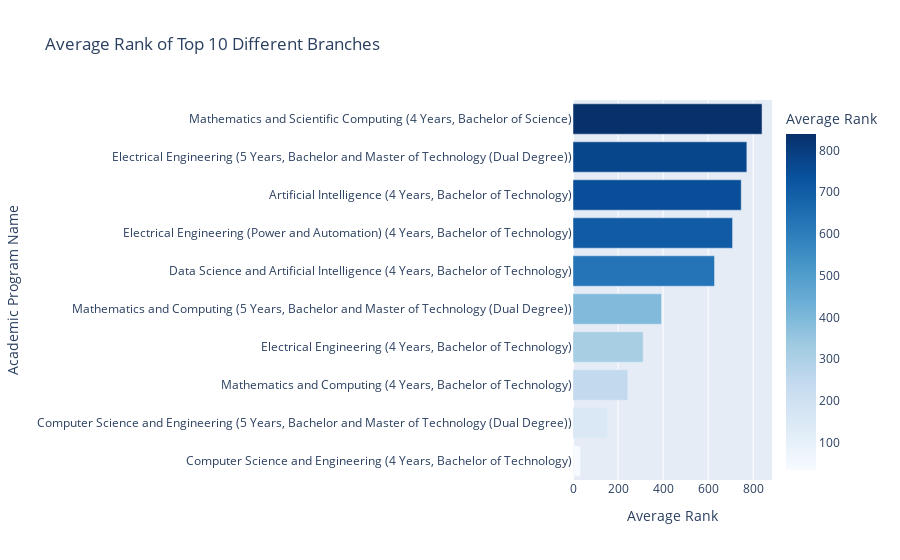
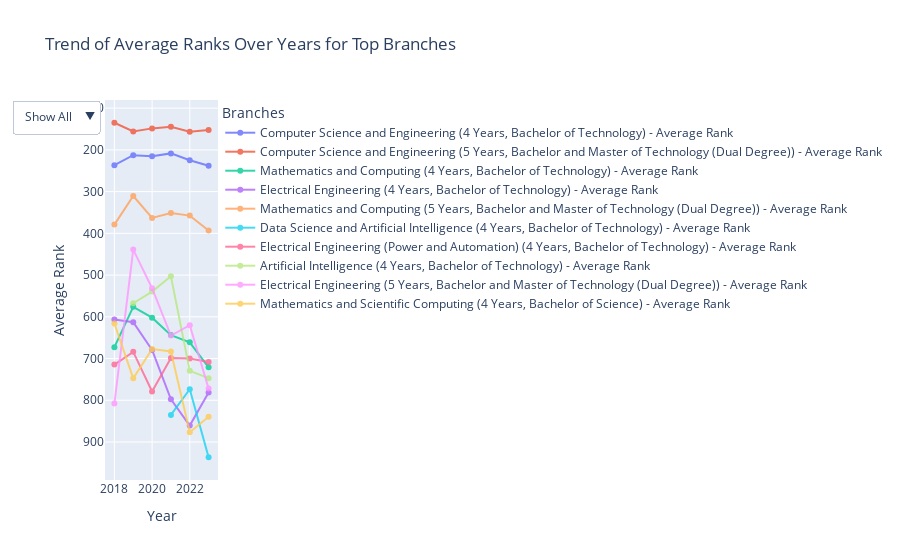

Here is the notebook cell these charts were saved with, in order:
### Code cell
##2 Popular Branches
import pandas as pd
from plotly.subplots import make_subplots
import plotly.graph_objects as go
import plotly.express as px

# Load the dataset
df = pd.read_csv('combined2.csv')

# Ensure the relevant columns are present and convert ranks to numeric
df['Opening Rank'] = pd.to_numeric(df['Opening Rank'], errors='coerce')
df['Closing Rank'] = pd.to_numeric(df['Closing Rank'], errors='coerce')

# Drop rows with NaN values in 'Opening Rank' or 'Closing Rank'
df.dropna(subset=['Opening Rank', 'Closing Rank'], inplace=True)

# Calculate the rank difference and average rank
df['Rank Difference'] = df['Closing Rank'] - df['Opening Rank']
df['Average Rank'] = (df['Closing Rank'] + df['Opening Rank']) / 2

# Filter the dataset based on specific conditions
df_filtered = df.loc[(df['Gender'] == 'Gender-Neutral') & (df['Quota'] == 'AI') & 
                     (df['Seat Type'] == 'OPEN') & (df['Round'] == 6) & 
                     (df['Year'] == 2023) &
                     (~df['Institute'].str.contains('Architecture', na=False)) & 
                     (~df['Academic Program Name'].str.contains('Architecture', na=False))]

# Sort by Year (descending), then by Average Rank and Rank Difference (ascending)
sorted_by_popularity = df_filtered.sort_values(by=['Average Rank', 'Rank Difference'])

# Drop duplicates based on 'Academic Program Name' to get unique branches
df_unique_branches = sorted_by_popularity.drop_duplicates(subset='Academic Program Name', keep='first')

# Select the top 10 branches based on the sorted order
top_10 = df_unique_branches.head(10)

# Display the top 10 most popular branches
print("Top 10 Most Popular Branches Based on Rank Difference:")
print(top_10['Academic Program Name'])

fig = px.bar(
    top_10,
    x='Average Rank',
    y='Academic Program Name',
    orientation='h',
    title='Average Rank of Top 10 Different Branches',
    labels={'Average Rank': 'Average Rank', 'Academic Program Name': 'Academic Program Name'},
    color='Average Rank',
    color_continuous_scale=px.colors.sequential.Blues
)
fig.update_layout(xaxis_title='Average Rank', yaxis_title='Academic Program Name', yaxis={'categoryorder':'total ascending'})
fig.show()

# If the data includes multiple years, perform trend analysis
top_institutes = df.loc[df['Year'] == 2023].groupby('Institute')['Average Rank'].mean().nsmallest(10).index.tolist()
df_filtered_all_years = df.loc[(df['Gender'] == 'Gender-Neutral') & (df['Quota'] == 'AI') & 
                               (df['Seat Type'] == 'OPEN') & (df['Round'] == 6) & 
                               (df['Institute'].isin(top_institutes)) & 
                               (df['Year'] >= 2016) & (df['Year'] <= 2023) &
                               (~df['Institute'].str.contains('Architecture', na=False)) & 
                               (~df['Academic Program Name'].str.contains('Architecture', na=False))]

if 'Year' in df.columns:
    trend_data = df_filtered_all_years[df_filtered_all_years['Academic Program Name'].isin(top_10['Academic Program Name'])]
    
    # Aggregate data to get average rank per year for each branch
    trend_data = trend_data.groupby(['Year', 'Academic Program Name']).agg({
        'Average Rank': 'mean'
    }).reset_index()

    # Create the figure for trend analysis using Plotly
    fig = go.Figure()

    for branch in top_10['Academic Program Name']:
        branch_data = trend_data[trend_data['Academic Program Name'] == branch]
        fig.add_trace(go.Scatter(
            x=branch_data['Year'],
            y=branch_data['Average Rank'],
            mode='lines+markers',
            name=f'{branch} - Average Rank',
            line=dict(width=2),  # Default line width
            opacity=0.8 # Default opacity
        ))

    fig.update_layout(
        title='Trend of Average Ranks Over Years for Top Branches',
        xaxis_title='Year',
        yaxis_title='Average Rank',
        yaxis_autorange='reversed',
        legend_title='Branches',
        hovermode='closest'
    )

    # Add custom hover effect to highlight only the hovered trace
    fig.update_layout(
        updatemenus=[{
            "buttons": [
                {
                    "args": ["mode", "lines+markers"],
                    "label": "Show All",
                    "method": "restyle"
                }
            ],
            "direction": "down",
            "showactive": True
        }]
    )

    fig.update_layout(
        hoverlabel=dict(
            bgcolor="white",
            font_size=16,
            font_family="Rockwell"
        )
    )

    fig.show()

# JavaScript for hover functionality
from IPython.display import display, HTML

hover_js = """
<script>
    var myPlot = document.getElementsByClassName('plotly-graph-div')[0];

    myPlot.on('plotly_hover', function(data){
        var index = data.points[0].curveNumber;
        Plotly.restyle(myPlot, 'opacity', Array.from({length: data.points.length}, (_, i) => i === index ? 1 : 0.2));
    });

    myPlot.on('plotly_unhover', function(data){
        Plotly.restyle(myPlot, 'opacity', 0.2);
    });
</script>
"""

display(HTML(hover_js))

### Figure 1 — Plotly figure (JSON) as saved in the notebook; plotly's stock layout.template omitted (floating-point values rounded to 4 significant figures)
{"data": [{"alignmentgroup": "True", "hovertemplate": "Average Rank=%{marker.color}<br>Academic Program Name=%{y}<extra></extra>", "legendgroup": "", "marker": {"color": [34, 152.5, 243.5, 311.5, 393, 628.5, 708.5, 747, 772, 839.5], "coloraxis": "coloraxis", "pattern": {"shape": ""}}, "name": "", "offsetgroup": "", "orientation": "h", "showlegend": false, "textposition": "auto", "type": "bar", "x": [34, 152.5, 243.5, 311.5, 393, 628.5, 708.5, 747, 772, 839.5], "xaxis": "x", "y": ["Computer Science and Engineering (4 Years, Bachelor of Technology)", "Computer Science and Engineering (5 Years, Bachelor and Master of Technology (Dual Degree))", "Mathematics and Computing (4 Years, Bachelor of Technology)", "Electrical Engineering (4 Years, Bachelor of Technology)", "Mathematics and Computing (5 Years, Bachelor and Master of Technology (Dual Degree))", "Data Science and Artificial Intelligence (4 Years, Bachelor of Technology)", "Electrical Engineering (Power and Automation) (4 Years, Bachelor of Technology)", "Artificial Intelligence (4 Years, Bachelor of Technology)", "Electrical Engineering (5 Years, Bachelor and Master of Technology (Dual Degree))", "Mathematics and Scientific Computing (4 Years, Bachelor of Science)"], "yaxis": "y"}], "layout": {"barmode": "relative", "coloraxis": {"colorbar": {"title": {"text": "Average Rank"}}, "colorscale": [[0, "rgb(247,251,255)"], [0.125, "rgb(222,235,247)"], [0.25, "rgb(198,219,239)"], [0.375, "rgb(158,202,225)"], [0.5, "rgb(107,174,214)"], [0.625, "rgb(66,146,198)"], [0.75, "rgb(33,113,181)"], [0.875, "rgb(8,81,156)"], [1, "rgb(8,48,107)"]]}, "legend": {"tracegroupgap": 0}, "title": {"text": "Average Rank of Top 10 Different Branches"}, "xaxis": {"anchor": "y", "domain": [0, 1], "title": {"text": "Average Rank"}}, "yaxis": {"anchor": "x", "categoryorder": "total ascending", "domain": [0, 1], "title": {"text": "Academic Program Name"}}}}

### Figure 2 — Plotly figure (JSON) as saved in the notebook; plotly's stock layout.template omitted (floating-point values rounded to 4 significant figures)
{"data": [{"line": {"width": 2}, "mode": "lines+markers", "name": "Computer Science and Engineering (4 Years, Bachelor of Technology) - Average Rank", "opacity": 0.8, "type": "scatter", "x": [2018, 2019, 2020, 2021, 2022, 2023], "y": [236.6, 212.8, 215, 208.4, 224.9, 237.8]}, {"line": {"width": 2}, "mode": "lines+markers", "name": "Computer Science and Engineering (5 Years, Bachelor and Master of Technology (Dual Degree)) - Average Rank", "opacity": 0.8, "type": "scatter", "x": [2018, 2019, 2020, 2021, 2022, 2023], "y": [135, 156, 148.5, 144.5, 156.5, 152.5]}, {"line": {"width": 2}, "mode": "lines+markers", "name": "Mathematics and Computing (4 Years, Bachelor of Technology) - Average Rank", "opacity": 0.8, "type": "scatter", "x": [2018, 2019, 2020, 2021, 2022, 2023], "y": [672.7, 576.2, 602, 643.8, 661.2, 721]}, {"line": {"width": 2}, "mode": "lines+markers", "name": "Electrical Engineering (4 Years, Bachelor of Technology) - Average Rank", "opacity": 0.8, "type": "scatter", "x": [2018, 2019, 2020, 2021, 2022, 2023], "y": [606.2, 612.8, 679.5, 797.5, 860.6, 781.3]}, {"line": {"width": 2}, "mode": "lines+markers", "name": "Mathematics and Computing (5 Years, Bachelor and Master of Technology (Dual Degree)) - Average Rank", "opacity": 0.8, "type": "scatter", "x": [2018, 2019, 2020, 2021, 2022, 2023], "y": [379, 310.5, 363, 351.5, 357.5, 393]}, {"line": {"width": 2}, "mode": "lines+markers", "name": "Data Science and Artificial Intelligence (4 Years, Bachelor of Technology) - Average Rank", "opacity": 0.8, "type": "scatter", "x": [2021, 2022, 2023], "y": [835, 773.5, 936.5]}, {"line": {"width": 2}, "mode": "lines+markers", "name": "Electrical Engineering (Power and Automation) (4 Years, Bachelor of Technology) - Average Rank", "opacity": 0.8, "type": "scatter", "x": [2018, 2019, 2020, 2021, 2022, 2023], "y": [714.5, 684, 779, 698.5, 700, 708.5]}, {"line": {"width": 2}, "mode": "lines+markers", "name": "Artificial Intelligence (4 Years, Bachelor of Technology) - Average Rank", "opacity": 0.8, "type": "scatter", "x": [2019, 2020, 2021, 2022, 2023], "y": [567.5, 539.5, 503, 729.5, 747]}, {"line": {"width": 2}, "mode": "lines+markers", "name": "Electrical Engineering (5 Years, Bachelor and Master of Technology (Dual Degree)) - Average Rank", "opacity": 0.8, "type": "scatter", "x": [2018, 2019, 2020, 2021, 2022, 2023], "y": [807.5, 439, 531.5, 645, 620, 772]}, {"line": {"width": 2}, "mode": "lines+markers", "name": "Mathematics and Scientific Computing (4 Years, Bachelor of Science) - Average Rank", "opacity": 0.8, "type": "scatter", "x": [2018, 2019, 2020, 2021, 2022, 2023], "y": [616, 747.5, 677, 683, 876.5, 839.5]}], "layout": {"hoverlabel": {"bgcolor": "white", "font": {"family": "Rockwell", "size": 16}}, "hovermode": "closest", "legend": {"title": {"text": "Branches"}}, "title": {"text": "Trend of Average Ranks Over Years for Top Branches"}, "updatemenus": [{"buttons": [{"args": ["mode", "lines+markers"], "label": "Show All", "method": "restyle"}], "direction": "down", "showactive": true}], "xaxis": {"title": {"text": "Year"}}, "yaxis": {"autorange": "reversed", "title": {"text": "Average Rank"}}}}
